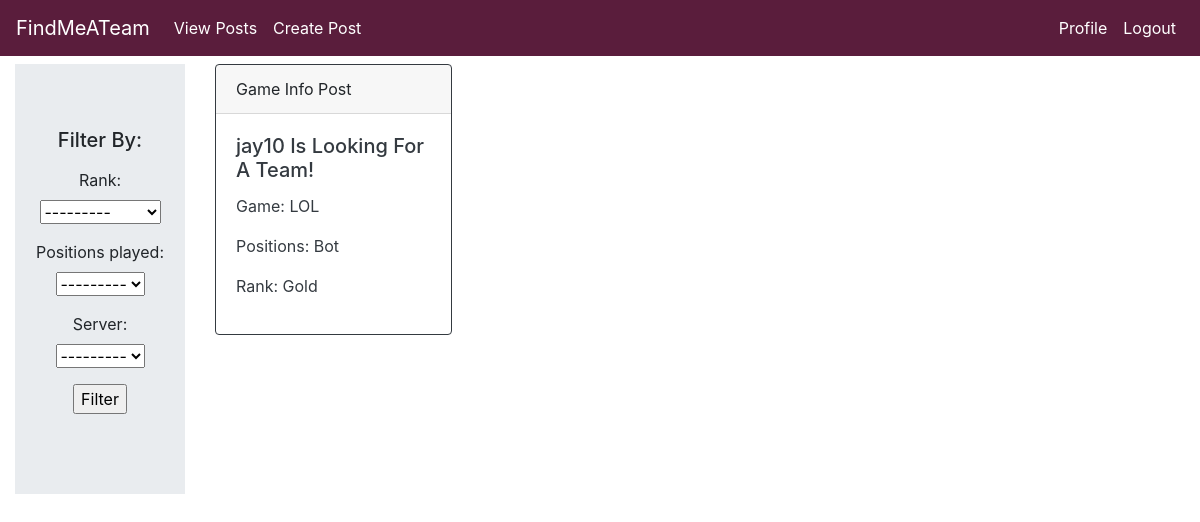
Screenshot of /game-info/ (signed in) with the database file from the repository.
### game_info/models.py (models this page shows, shortened)
class GameInfo(models.Model):
	LEAGUE_OF_LEGENDS = "LOL"
	games = [
		(LEAGUE_OF_LEGENDS, 'League of Legends')
	]
	positions = [
		('Top', 'Top'),
		('Jungle', 'Jungle'),
		('Mid', 'Mid'),
		('Bot', 'Bot'),
		('Support', 'Support')
	]
	ranks = [
		('Challenger', 'Challenger'),
		('GrandMaster', 'GrandMaster'),
		('Master', 'Master'),
		('Diamond', 'Diamond'),
		('Platinum', 'Platinum'),
		('Gold', 'Gold'),
		('Silver', 'Silver'),
		('Bronze', 'Bronze'),
		('Iron', 'Iron')
	]
	servers = [
		('BR', 'BR'),
		('EUNE', 'EUNE'),
		('EUW', 'EUW'),
		('LAN', 'LAN'),
		('LAS', 'LAS'),
		('NA', 'NA'),
		('OCE', 'OCE'),
		('RU', 'RU'),
		('TR', 'TR'),
		('JP', 'JP'),
		('KR', 'KR'),
		('CN', 'CN'),
		('TW', 'TW'),
		('SAM', 'SAM'),
		('VN', 'VN'),
		('TH', 'TH'),
		('PH', 'PH')
	]
	times = []
	for i in range(24):
		times += [(str(i), str(i)+":00" + " (EST)")]
	game = models.CharField(max_length=20, choices=games, default=LEAGUE_OF_LEGENDS)
	positions_played = models.CharField(max_length=7, choices=positions, default='Top')
	rank = models.CharField(max_length=20, choices=ranks, default='Challenger')
	server = models.CharField(max_length=5, choices=servers, default='NA')
	start_Time_Available = models.CharField(max_length=20, choices=times, default='0')
	end_Time_Available = models.CharField(max_length=20, choices=times, default='0')
	date_posted = models.DateTimeField(default=timezone.now)
	author = models.ForeignKey(User, on_delete=models.CASCADE)

### game_info/views.py (the view)
# urls.py: path('', GameInfoListView.as_view(), name='home'),
class GameInfoListView(FilterView):
	model = GameInfo
	filterset_class = PostFilter
	template_name = 'game_info/home.html'
	ordering = ['-date_posted']
	context_object_name = 'GameInfos'

### game_info/templates/game_info/home.html (shortened to what this page needs)
{% extends 'game_info/template.html' %}
{% load static %}
{% block format %}
<body>
  <div class="row content">
    <div class="col-sm-2 sidenav">
      <div class="jumbotron jumbotron-fluid mt-2">
        <div class="container">
          <h5>Filter By:</h5>
          <p class="lead">
            <form action="" method="get">
              {{ filter.form.as_p }}
              <input type="submit" value="Filter"/>
            </form>
          </p>
        </div>
      </div>
    </div>
    <div class="col-sm-8 text-left">
      <div class="row">
      {% for GameInfo in GameInfos %}
      {% if GameInfo.author != user %}
      <div class="col-sm-4">
        <div class="card border-dark my-2" style="display: inline-block; width: 100%;">
            <div class="card-header">Game Info Post</div>
            <div class="card-body text-dark">
              <h5 class="card-title">{{ GameInfo.author }} Is Looking For A Team!</h5>
              <p class="card-text">Game: {{ GameInfo.game }}</p>
              <p class="card-text">Positions: {{ GameInfo.positions_played }}</p>
              <p class="card-text">Rank: {{ GameInfo.rank }}</p>
            </div>
          </div>
        </div>
      {% endif %}
      {% endfor %}
      </div>
    </div>
    <div class="col-sm-2 sidenav">
    </div>
  </div>
</body>
{% endblock format %}

### rows the page displays
GameInfo: author "jay10", game "LOL", positions_played "Bot", rank "Gold"
